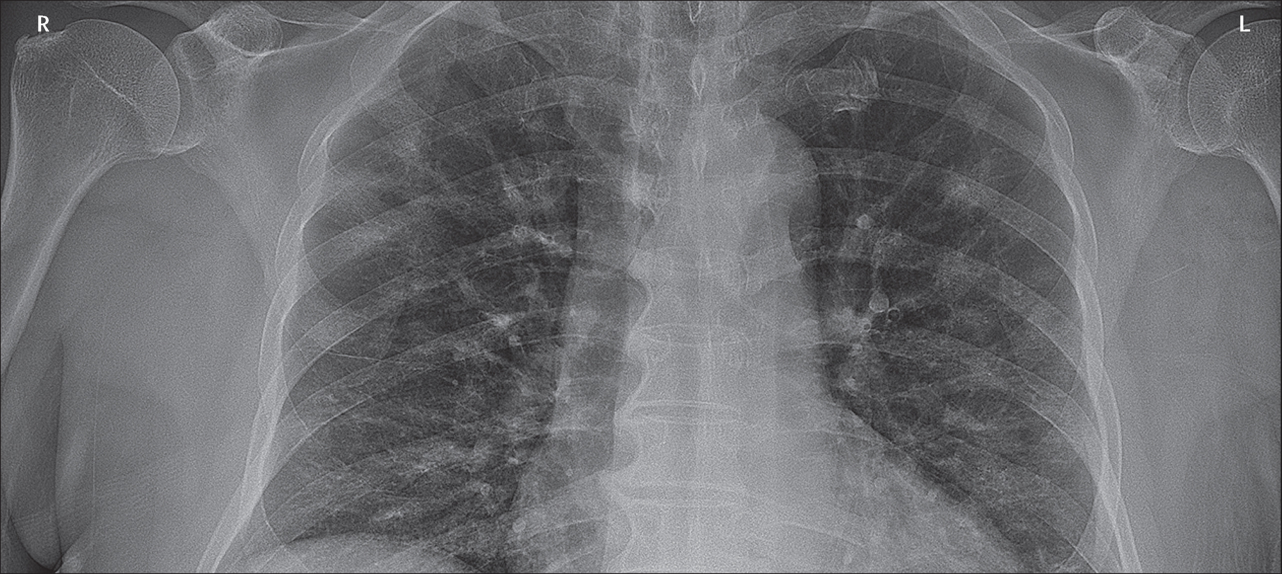
#> input picture dataset/covid/1-s2.0-S0140673620303706-fx1_lrg.jpg, 2563 x 1148 px (shown at 1/2 size); its folder holds 4 pictures in this run
$ jupyter execute --allow-errors covid_19.ipynb   (shell and % lines are left out)
#> lines starting #> are read from the running program, lines starting #| are printed output that depends on the picture
[cell 1]
#lets make all necessary imports
import os
import cv2
import numpy as np
from imutils import paths
import matplotlib.pyplot as plt
import tensorflow as tf
from tensorflow.keras.layers import AveragePooling2D
from tensorflow.keras.layers import BatchNormalization
from tensorflow.keras.layers import Dropout
from tensorflow.keras.layers import Flatten
from tensorflow.keras.layers import Dense
from tensorflow.keras.layers import Input
from tensorflow.keras.models import Model
from tensorflow.keras.optimizers import Adam
from tensorflow.keras.utils import to_categorical
from sklearn.preprocessing import LabelBinarizer
from sklearn.model_selection import train_test_split
from sklearn.metrics import classification_report
from sklearn.metrics import confusion_matrix
from tensorflow.keras.applications.vgg16 import VGG16
from tensorflow.keras.applications.resnet50 import ResNet50
from tensorflow.keras.preprocessing.image import ImageDataGenerator

[cell 2]
#lets check for number of data in each class for imbalance checking
covid_img = len(os.listdir("dataset/covid/")) # covid patients dataset
#> (the rest of this cell did not finish here and is left out)

[cell 3]
#Both the classes have equal number of images but still the image count is very low
#lets set the path
imagePaths=list(paths.list_images('dataset/'))

[cell 4]
img_data = []
label_data = []
for imagePath in imagePaths:
    #this would extract the labels as either "covid" or "normal"
    label = imagePath.split(os.path.sep)[-2].split('/')[-1]
    #reading the image
    img = cv2.imread(imagePath)
#> img is the input picture: shape (1148, 2563, 3); mean B, G, R 113.9, 111, 110.5
    img = cv2.cvtColor(img, cv2.COLOR_BGR2RGB)
    img = cv2.resize(img,(224,224))
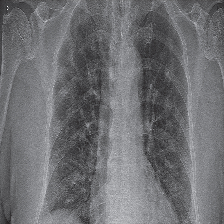
#> img: shape (224, 224, 3); mean R, G, B 110.6, 111.1, 114

    img_data.append(img)
    label_data.append(label)
#> pass 2 of the loop `for imagePath in imagePaths:`:
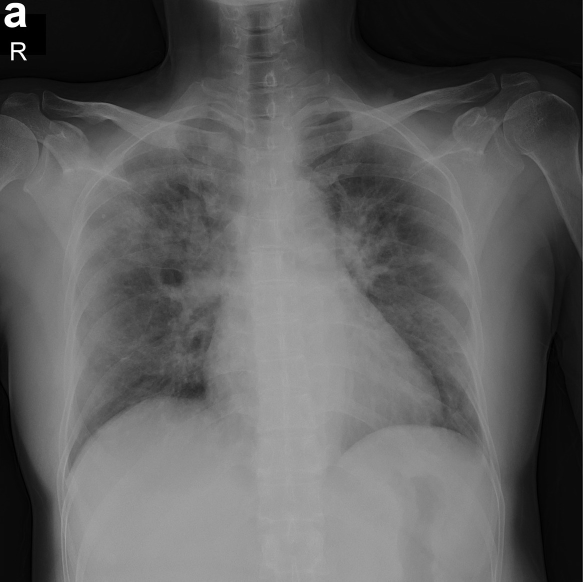
#> input picture dataset/covid/1-s2.0-S0929664620300449-gr2_lrg-a.jpg, 1165 x 1163 px (shown at 1/2 size)
#> img is the input picture: shape (1163, 1165, 3); min 0, max 255, mean 93.8
#> `img = cv2.resize(img,(224,224))`:
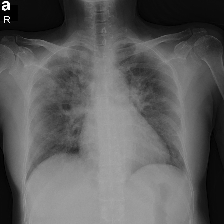
#> img: shape (224, 224, 3); min 0, max 255, mean 93.7
#> pass 3 of the loop `for imagePath in imagePaths:`:
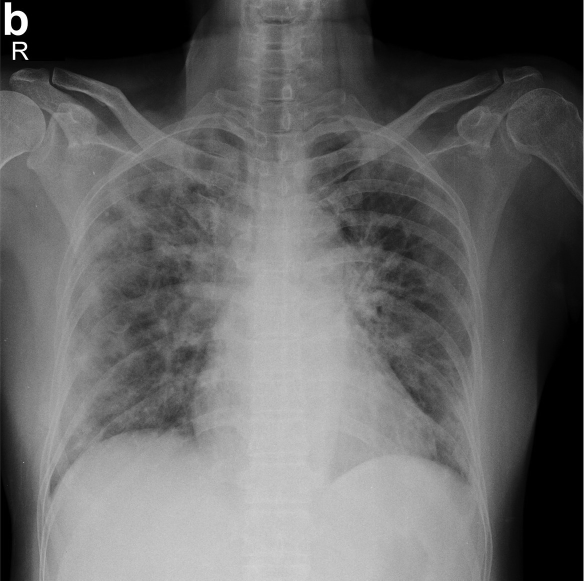
#> input picture dataset/covid/1-s2.0-S0929664620300449-gr2_lrg-b.jpg, 1170 x 1161 px (shown at 1/2 size)
#> img is the input picture: shape (1161, 1170, 3); min 0, max 255, mean 101.6
#> `img = cv2.resize(img,(224,224))`:
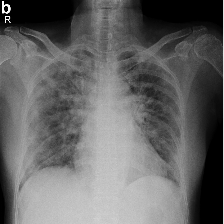
#> img: shape (224, 224, 3); min 0, max 255, mean 101.8
#> the loop made 4 passes; the first 3 are shown
